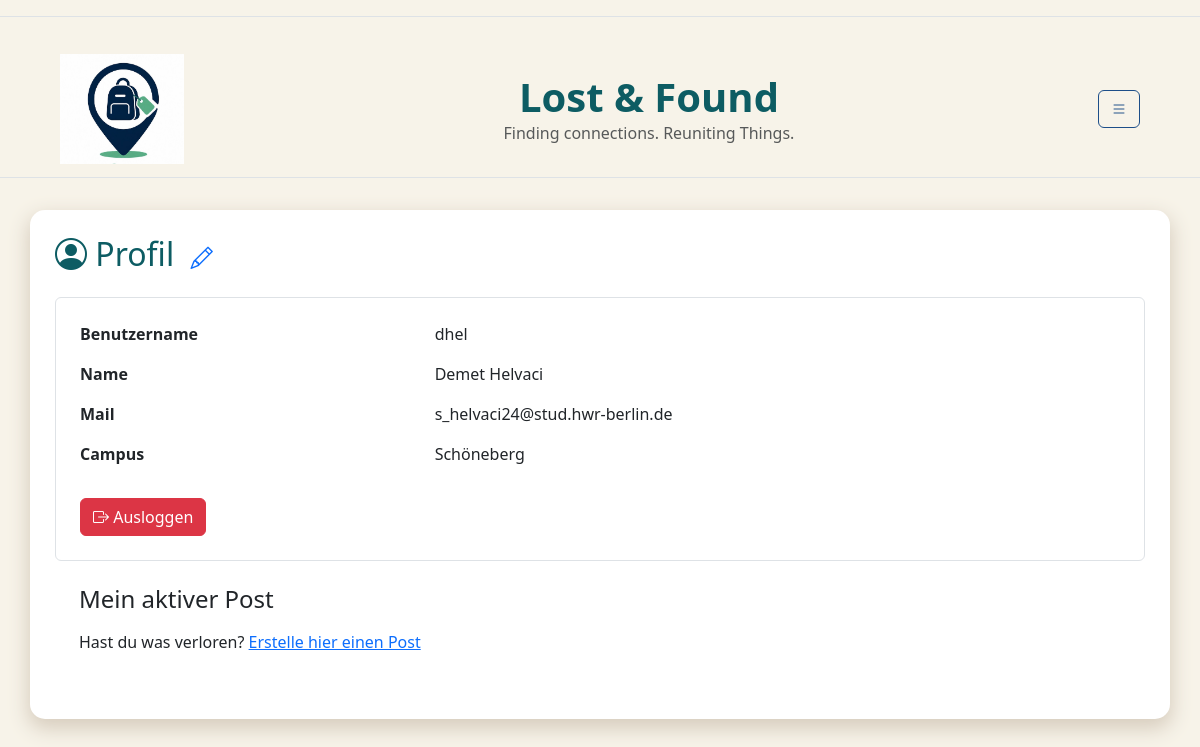
Before: /profile/ (signed in) with the older database file.
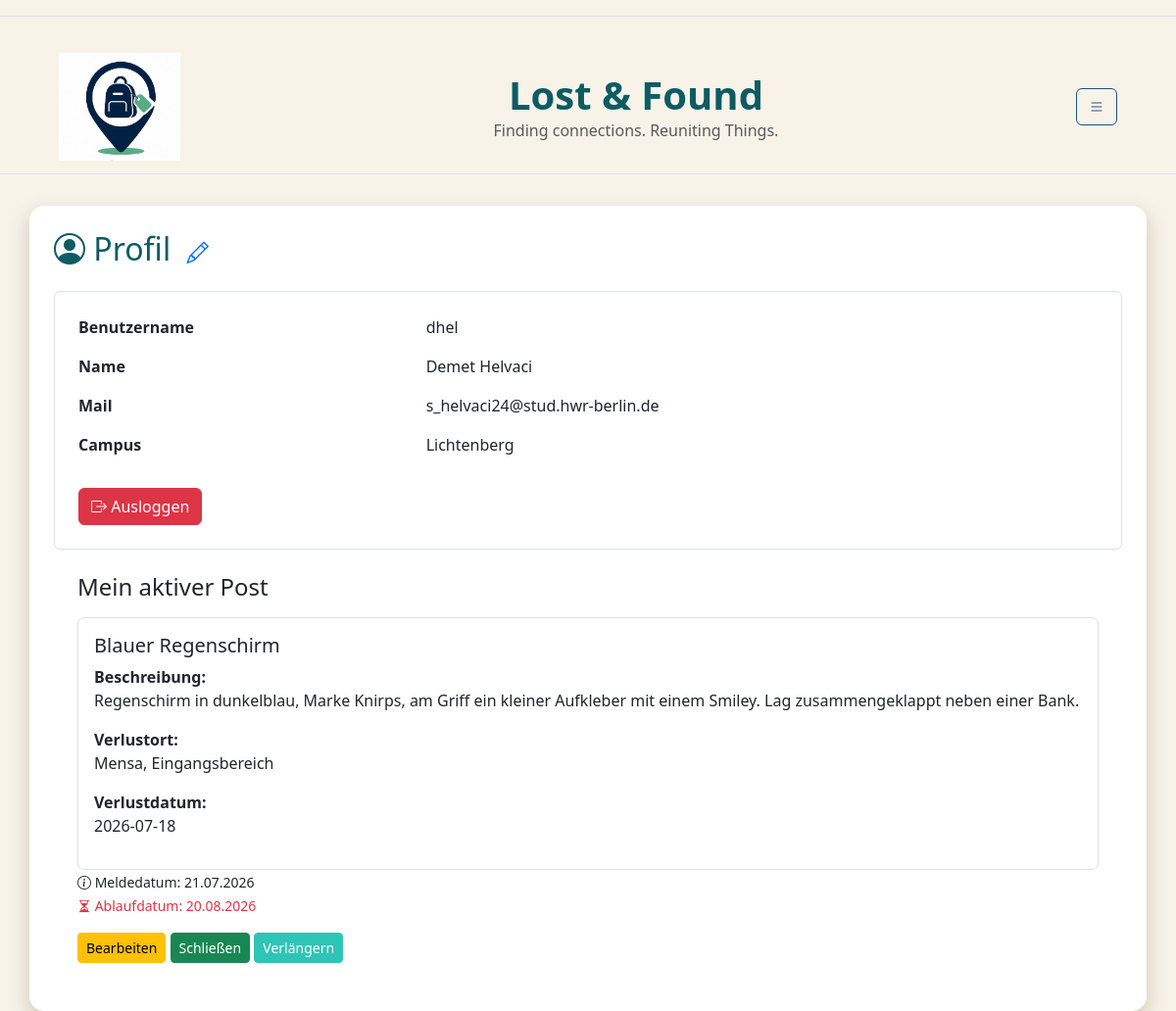
After: the same page with the newer database file.
### db.py (models this page shows)
class StandardUser(db.Model):
    __tablename__ = "standardUser"
    user_id = db.Column( db.Integer, primary_key=True )
    fundbuero_id = db.Column( db.Integer, db.ForeignKey("fundbuero.fundbuero_id"), nullable=True)
    campus_id = db.Column( db.String, db.ForeignKey("campus.campus_id") )
    name = db.Column( db.String)
    benutzername = db.Column( db.String, unique=True)
    passwort = db.Column(db.String,nullable=False)
    hwr_mail = db.Column(db.String, unique=True,nullable=False )
    is_admin = db.Column(db.Boolean, default=False)
    campus = db.relationship("Campus",back_populates="users")
    posts = db.relationship( "Post",back_populates="user")

class Post(db.Model):
    __tablename__ = "post"
    post_id = db.Column(db.Integer,primary_key=True)
    user_id = db.Column(db.Integer,db.ForeignKey("standardUser.user_id"))
    fundbuero_id = db.Column(db.Integer,db.ForeignKey("fundbuero.fundbuero_id"))
    titel = db.Column(db.String,nullable=False)
    meldedatum = db.Column(db.Date)
    verlustdatum = db.Column(db.Date)
    ablaufdatum = db.Column(db.Date)
    schliessdatum = db.Column(db.Date)
    verlustort = db.Column(db.String)
    beschreibung = db.Column(db.Text)
    status = db.Column(db.String,default="laufend")
    views = db.Column(db.Integer,default=0 )
    user = db.relationship("StandardUser",back_populates="posts")
    fundbuero = db.relationship("Fundbuero",back_populates="posts")

### app.py (the view)
@app.route('/profile/')
def profile():
    if "user_id" not in session:
        flash("Bitte zuerst einloggen!", "warning")
        return redirect(url_for("login"))
    user = db.session.get(StandardUser, session["user_id"] )
    if user is None:
        session.clear()
        flash("Dein Account existiert nicht mehr.", "warning")
        return redirect(url_for("login"))
    posts = db.session.execute( db.select(Post).where(Post.user_id == user.user_id, Post.status == "laufend")).scalars().all() # das holt alle posts des eingeloggten users aus der datenbank, die noch nicht abgelaufen sind und deren status "laufend" ist. die posts werden dann in der profile.html datei angezeigt.
    return render_template("profile.html", user=user, posts= posts)

### templates/profile.html (shortened to what this page needs)
{% extends "base.html" %}
{% block CONTENT %}
<h2 class="mb-4">
    <i class="bi bi-person-circle"></i>
    Profil
     <a href="{{ url_for('edit_profile') }}">
            <i class="bi bi-pencil ms-2"  style="font-size: 1.4rem;"></i>
            </a>
</h2>
<div class="border rounded p-4">
    <div class="row mb-3">
        <div class="col-4">
            <strong>Benutzername</strong>
        </div>
        <div class="col">
            {{ user.benutzername }}
        </div>
    </div>
    <div class="row mb-3">
        <div class="col-4">
            <strong>Name</strong>
        </div>
        <div class="col">
            {{ user.name }}
        </div>
    </div>
    <div class="row mb-3">
        <div class="col-4">
            <strong>Mail</strong>
        </div>
        <div class="col">
            {{ user.hwr_mail }}
        </div>
    </div>
    <div class="row mb-3" >
        <div class="col-4">
            <strong>Campus</strong>
        </div>
        <div class="col">
        {% if user.campus_id %}
            {{ user.campus_id }}
        {% else %}
            <span class="text-muted">Kein Campus ausgewählt</span>
        {% endif %}
    </div>
        </div>
        <a href="{{ url_for('logout') }}"
            class="btn btn-danger mt-3">
            <i class="bi bi-box-arrow-right"></i>
         Ausloggen
        </a>
    </div>
    <div class = "rounded p-4">
        <h4 class="mb-3">
        Mein aktiver Post
        </h4>
{% if posts%}
            {%for post in posts%}
             <div class ="border rounded p-3">
             <h5> {{post.titel}} </h5>
                <p>
                    <strong>Beschreibung:</strong><br>
                    {{ post.beschreibung }}
                </p>
                <p>
                    <strong>Verlustort:</strong><br>
                    {{ post.verlustort }}
                </p>
                <p>
                    <strong>Verlustdatum:</strong><br>
                    {{ post.verlustdatum}}
                </p>
             </div>
               <small>
            <i class="bi bi-info-circle"></i>
              Meldedatum: {{ post.meldedatum.strftime('%d.%m.%Y') }}
            </small>
            <br>
            <small class="text-danger">
            <i class="bi bi-hourglass-split"></i>
             Ablaufdatum: {{ post.ablaufdatum.strftime('%d.%m.%Y') }}
            </small>
                    <div class="mt-3">
                        <a href=" {{url_for('edit_post', post_id=post.post_id)}}"
                        class = "btn btn-warning btn-sm">
                        Bearbeiten
                        </a>
                        <a href="{{ url_for('close_post', post_id=post.post_id) }}"
                        class="btn btn-success btn-sm">
                        Schließen
                        </a>
                       <form action="{{ url_for('extend_post', post_id=post.post_id) }}"
                             method="post"
                             class="d-inline">
                        <button type="submit" class="btn btn-primary btn-sm">
                       Verlängern
                        </button>
                     </form>
                    </div>
                </div>
            {%endfor%}
        {% else %}
                    <p> Hast du was verloren?
        <a href="{{ url_for('create_post') }}">Erstelle hier einen Post</a></p>
     {% endif %}
            </div>
            </div>
{% endblock %}

### templates/base.html (shortened to what this page needs)
<!doctype html>
<html lang="en">
<head>
    {{ bootstrap.load_css() }}
    <link rel="stylesheet"
      href="https://cdn.jsdelivr.net/npm/bootstrap-icons@1.11.3/font/bootstrap-icons.min.css">
    <link rel="stylesheet"
      href="{{ url_for('static', filename='css/style.css') }}">
   <link rel="stylesheet"
      href="{{ url_for('static', filename='css/color.css') }}">
</head>
<body>
<nav class="navbar border-bottom mb-4"></nav>
{% if request.endpoint not in ['login', 'register'] %}
<nav class="navbar border-bottom mb-3">
{% if request.endpoint != 'create_post' %}
    <div class="container-fluid d-flex align-items-center">
        <a class="navbar-brand d-flex align-items-center ms-5"
   href="{{ url_for('home') }}">
    <img
        src="{{ url_for('static', filename='images/LogoLostAndFound.jpeg') }}"
        alt="Logo"
        height="110">
     </a>
        <div class="text-center flex-grow-1">
            <h1 class="m-0 fw-bold" style ="font-size: 2.5 em ;">Lost & Found</h1>
            <p class="m-0 text-muted " style="font-size:1.4 em ">Finding connections. Reuniting Things.</p>
        </div>
        {% else %}
        <div class="flex-grow-1"></div>
        {%endif%}
        <button
            class="btn btn-outline-secondary ms-auto me-5"
            type="button"
            data-bs-toggle="collapse"
            data-bs-target="#navbarToggleExternalContent">
            <i class="bi bi-list"></i>
        </button>
    </div>
</nav>
{% endif %}
<div class="container mt-3">
{% from 'bootstrap5/utils.html' import render_messages %}
    {% block CONTENT %}
    {% endblock %}
</body>
</html>

### static/css/style.css (style rules this page uses)
body { background-color: var(--color-main) !important; }
h1, h2, h3 { color: var(--color-highlight) !important; }
.btn-primary { background-color: var(--color-accent1) !important; border-color: var(--color-accent1) !important; }
.btn-outline-secondary { color: var(--color-accent2) !important; border-color: var(--color-accent2) !important; }
.container { background: white; border-radius: 15px; box-shadow: 0px 8px 20px 2px var(--color-shadow); padding: 25px; }

### static/css/color.css (style rules this page uses)
:root { --color-main: rgb(247, 243, 233); --color-shadow: rgb(215, 205, 190); --color-highlight: rgb(13, 92, 99); --color-accent1: rgb(46, 196, 182); --color-accent2: rgb(29, 78, 137); }

Changed rows visible on the page:
changed StandardUser "dhel": campus_id "Schöneberg" → "Lichtenberg"
added Post: titel "Blauer Regenschirm", beschreibung "Regenschirm in dunkelblau, Marke Knirps, am Griff ein kleiner Aufkleber mit einem Smiley. Lag zusammengeklappt neben einer Bank.", verlustort "Mensa, Eingangsbereich", verlustdatum "2026-07-18", meldedatum "21.07.2026", ablaufdatum "20.08.2026"
Other visible differences:
text no longer shown: "Hast du was verloren? Erstelle hier einen Post"
